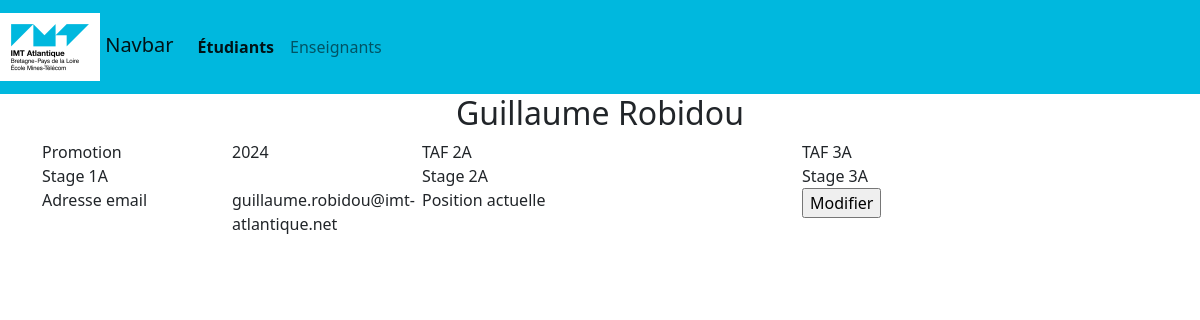
/details/etudiant/3, run on the app's committed database.
### database/models.py (models this page shows, shortened)
class Etudiant(db.Model):
    etu_id = db.Column(db.Integer, primary_key=True)
    etu_nom = db.Column(db.Text, nullable=False)
    etu_prenom = db.Column(db.Text, nullable=False)
    etu_mail = db.Column(db.Text, nullable=False)
    etu_utilisateur = db.Column(db.Integer, db.ForeignKey('utilisateur.uti_id'))
    etu_position_id = db.Column(db.Integer, db.ForeignKey('position.pos_id'))
    etu_promotion_id = db.Column(db.Integer, db.ForeignKey('promotion.pro_annee'))
    etu_taf1 = db.Column(db.Integer, db.ForeignKey('taf.taf_id'))
    etu_taf2 = db.Column(db.Integer, db.ForeignKey('taf.taf_id'))
    etu_stage2= db.Column(db.Integer, db.ForeignKey('stage.sta_id'))
    etu_stage1 = db.Column(db.Integer, db.ForeignKey('stage.sta_id'))
    etu_stage3 = db.Column(db.Integer, db.ForeignKey('stage.sta_id'))
    def get_by_id(id:int):
        return db.session.query(Etudiant).filter(Etudiant.etu_id == id).first()

### app.py (the view)
@app.route('/details/etudiant/<int:id>')
def detail_etudiant(id):
    etudiant=Etudiant.get_by_id(id)
    taf1=Taf.get_by_id(etudiant.etu_taf1)
    taf2 = Taf.get_by_id(etudiant.etu_taf2)
    stage1 = Stage.get_by_id(etudiant.etu_stage1)
    stage2 = Stage.get_by_id(etudiant.etu_stage2)
    stage3 = Stage.get_by_id(etudiant.etu_stage3)
    position = Position.get_by_id(etudiant.etu_position_id)
    return flask.render_template("details_etudiant.html.jinja2",etudiant=etudiant, taf1=taf1, taf2=taf2, stage1=stage1,stage2=stage2,stage3=stage3,position=position)

### database/models.py (called while the page is built)
    def get_by_id(id: int):
        return db.session.query(Taf).filter(Taf.taf_id == id).first()

    def get_by_id(id: int):
        return db.session.query(Stage).filter(Stage.sta_id == id).first()

    def get_by_id(id: int):
        return db.session.query(Position).filter(Position.pos_id == id).first()

### templates/details_etudiant.html.jinja2 (shortened to what this page needs)
{% extends "view_layout.html.jinja2" %}
{% set title = "Détails étudiant" %}
{% set active_page = "view_etudiants" %}
{% block body %}
    <h2 style="text-align: center">{{ etudiant.etu_prenom }} {{ etudiant.etu_nom }}</h2>
    <div class="tableau">
    <div class="row">
        <div class="col col-2">
            Promotion
        </div>
        <div class="col col-2">
            {{ etudiant.etu_promotion_id }}
        </div>
        <div class="col col-2">
            TAF 2A
        </div>
        <div class="col col-2">
        </div>
        <div class="col col-2">
            TAF 3A
        </div>
        <div class="col col-2">
        </div>
    </div>
    <div class="row">
        <div class="col col-2">
            Stage 1A
        </div>
        <div class="col col-2">
        </div>
        <div class="col col-2">
            Stage 2A
        </div>
        <div class="col col-2">
        </div>
        <div class="col col-2">
            Stage 3A
        </div>
        <div class="col col-2">
        </div>
    </div>
    <div class="row">
        <div class="col col-2">
            Adresse email
        </div>
        <div class="col col-2">
            {{ etudiant.etu_mail }}
        </div>
        <div class="col col-2">
            Position actuelle
        </div>
        <div class="col col-2">
        </div>
        <div class="col col-2">
             <input type="button" value="Modifier" onclick="modifierEtudiant()">
        </div>
    </div>
</div>
{% endblock %}

### data on the page
Etudiant: etu_prenom "Guillaume", etu_nom "Robidou", etu_promotion_id "2024", etu_mail "guillaume.robidou@imt-atlantique.net"
